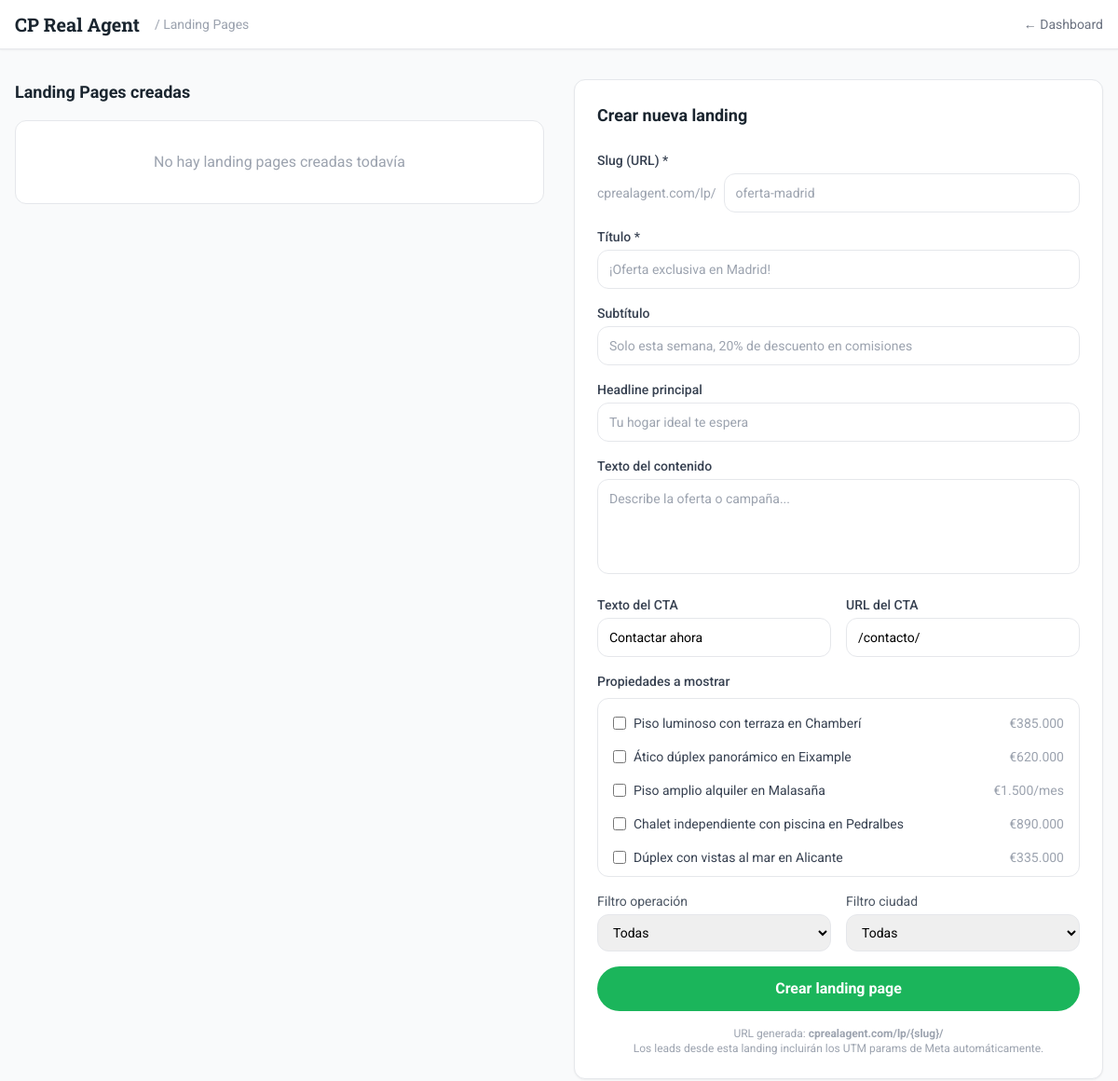
The app's page /admin/landing/crear.php (signed in) with its own data.
### tables this page shows
CREATE TABLE IF NOT EXISTS `propiedades` (
  `id` INT AUTO_INCREMENT PRIMARY KEY,
  `titulo` VARCHAR(200) NOT NULL,
  `slug` VARCHAR(220) UNIQUE NOT NULL,
  `descripcion` TEXT NOT NULL,
  `tipo_operacion` ENUM('alquiler','venta','traspaso','compartir') NOT NULL,
  `tipo_inmueble` ENUM('piso','casa','chalet','atico','duplex','estudio','local','oficina','terreno','garaje') NOT NULL,
  `precio` DECIMAL(12,2) NOT NULL,
  `moneda` CHAR(3) DEFAULT 'EUR',
  `superficie` DECIMAL(8,2) DEFAULT NULL,
  `superficie_util` DECIMAL(8,2) DEFAULT NULL,
  `habitaciones` TINYINT DEFAULT NULL,
  `banos` TINYINT DEFAULT NULL,
  `planta` VARCHAR(50) DEFAULT NULL,
  `ascensor` TINYINT(1) DEFAULT 0,
  `terraza` TINYINT(1) DEFAULT 0,
  `garaje` TINYINT(1) DEFAULT 0,
  `piscina` TINYINT(1) DEFAULT 0,
  `aire_acondicionado` TINYINT(1) DEFAULT 0,
  `amueblado` TINYINT(1) DEFAULT 0,
  `certificacion_energetica` CHAR(1) DEFAULT NULL,
  `ciudad` VARCHAR(100) NOT NULL,
  `zona_barrio` VARCHAR(100) DEFAULT NULL,
  `direccion` VARCHAR(255) DEFAULT NULL,
  `lat` DECIMAL(10,8) DEFAULT NULL,
  `lng` DECIMAL(11,8) DEFAULT NULL,
  `destacada` TINYINT(1) DEFAULT 0,
  `activa` TINYINT(1) DEFAULT 1,
  `visitas` INT DEFAULT 0,
  `created_at` TIMESTAMP DEFAULT CURRENT_TIMESTAMP,
  `updated_at` TIMESTAMP DEFAULT CURRENT_TIMESTAMP ON UPDATE CURRENT_TIMESTAMP,
  INDEX idx_operacion (`tipo_operacion`),
  INDEX idx_ciudad (`ciudad`),
  INDEX idx_tipo (`tipo_inmueble`),
  INDEX idx_precio (`precio`),
  INDEX idx_destacada (`destacada`, `activa`),
  FULLTEXT idx_busqueda (`titulo`, `descripcion`, `ciudad`, `zona_barrio`)
);

### includes/security.php (called while the page is built, shortened)
<?php
function e(string $str): string {
    return htmlspecialchars($str, ENT_QUOTES, 'UTF-8');
}

### includes/functions.php (called while the page is built, shortened)
<?php
function format_price(float $price, string $operacion): string {
    $formatted = number_format($price, 0, ',', '.');
    if ($operacion === 'alquiler') {
        return '€' . $formatted . '/mes';
    }
    return '€' . $formatted;
}

### admin/landing/crear.php (the view, shortened to what this page needs)
<?php
require_once __DIR__ . '/../../includes/security.php';
require_once __DIR__ . '/../../includes/functions.php';
$db = getDB();
$landings = $db->query("SELECT l.*, COUNT(ld.id) as lead_count FROM landing_pages l LEFT JOIN leads ld ON ld.landing_slug = l.slug GROUP BY l.id ORDER BY l.created_at DESC")->fetchAll();
$propiedades = $db->query("SELECT id, titulo, tipo_operacion, precio, ciudad FROM propiedades WHERE activa = 1 ORDER BY destacada DESC, created_at DESC")->fetchAll();
?>
<!DOCTYPE html>
<html lang="es">
<head>
    <script src="https://cdn.tailwindcss.com"></script>
</head>
<body class="font-sans bg-gray-50 min-h-screen">
    <header class="bg-white shadow-sm border-b">
        <div class="max-w-7xl mx-auto px-4 py-3 flex items-center justify-between">
            <div class="flex items-center gap-4">
                <a href="/admin/dashboard" class="text-xl font-slab font-bold text-accent-dark">CP Real Agent</a>
                <span class="text-sm text-gray-400">/ Landing Pages</span>
            </div>
            <a href="/admin/dashboard" class="text-sm text-gray-500 hover:text-primary">← Dashboard</a>
        </div>
    </header>
    <div class="max-w-7xl mx-auto px-4 py-8">
        <div class="grid grid-cols-1 lg:grid-cols-2 gap-8">
            <div>
                <h2 class="text-lg font-bold text-accent-dark mb-4">Landing Pages creadas</h2>
                <?php if (empty($landings)): ?>
                <div class="bg-white rounded-xl p-8 text-center text-gray-400 border">No hay landing pages creadas todavía</div>
                <?php endif; ?>
            </div>
            <div class="bg-white rounded-xl shadow-sm border p-6">
                <h2 class="text-lg font-bold text-accent-dark mb-6">Crear nueva landing</h2>
                <form method="POST" class="space-y-4">
                    <div>
                        <label class="block text-sm font-medium text-gray-700 mb-1">Slug (URL) *</label>
                        <div class="flex items-center gap-2">
                            <span class="text-sm text-gray-400">cprealagent.com/lp/</span>
                            <input type="text" name="slug" required placeholder="oferta-madrid"
                                   class="flex-1 px-3 py-2.5 rounded-xl border border-gray-200 focus:border-primary outline-none text-sm"
                                   pattern="[a-z0-9-]+" title="Solo minúsculas, números y guiones">
                        </div>
                    </div>
                    <div>
                        <label class="block text-sm font-medium text-gray-700 mb-1">Título *</label>
                        <input type="text" name="titulo" required placeholder="¡Oferta exclusiva en Madrid!"
                               class="w-full px-3 py-2.5 rounded-xl border border-gray-200 focus:border-primary outline-none text-sm">
                    </div>
                    <div>
                        <label class="block text-sm font-medium text-gray-700 mb-1">Subtítulo</label>
                        <input type="text" name="subtitulo" placeholder="Solo esta semana, 20% de descuento en comisiones"
                               class="w-full px-3 py-2.5 rounded-xl border border-gray-200 focus:border-primary outline-none text-sm">
                    </div>
                    <div>
                        <label class="block text-sm font-medium text-gray-700 mb-1">Headline principal</label>
                        <input type="text" name="headline" placeholder="Tu hogar ideal te espera"
                               class="w-full px-3 py-2.5 rounded-xl border border-gray-200 focus:border-primary outline-none text-sm">
                    </div>
                    <div>
                        <label class="block text-sm font-medium text-gray-700 mb-1">Texto del contenido</label>
                        <textarea name="contenido" rows="4" placeholder="Describe la oferta o campaña..."
                                  class="w-full px-3 py-2.5 rounded-xl border border-gray-200 focus:border-primary outline-none text-sm resize-none"></textarea>
                    </div>
                    <div class="grid grid-cols-2 gap-4">
                        <div>
                            <label class="block text-sm font-medium text-gray-700 mb-1">Texto del CTA</label>
                            <input type="text" name="cta_text" value="Contactar ahora"
                                   class="w-full px-3 py-2.5 rounded-xl border border-gray-200 focus:border-primary outline-none text-sm">
                        </div>
                        <div>
                            <label class="block text-sm font-medium text-gray-700 mb-1">URL del CTA</label>
                            <input type="text" name="cta_url" value="/contacto/"
                                   class="w-full px-3 py-2.5 rounded-xl border border-gray-200 focus:border-primary outline-none text-sm">
                        </div>
                    </div>
                    <div>
                        <label class="block text-sm font-medium text-gray-700 mb-2">Propiedades a mostrar</label>
                        <div class="max-h-48 overflow-y-auto border rounded-xl p-3 space-y-2">
                            <?php if (empty($propiedades)): ?>
                            <p class="text-gray-400 text-sm">No hay propiedades activas</p>
                            <?php else: foreach ($propiedades as $p): ?>
                            <label class="flex items-center gap-2 text-sm cursor-pointer hover:bg-gray-50 p-1 rounded">
                                <input type="checkbox" name="propiedad_ids[]" value="<?= $p['id'] ?>"
                                       class="w-3.5 h-3.5 text-primary rounded">
                                <span class="text-gray-700"><?= e($p['titulo']) ?></span>
                                <span class="text-gray-400 ml-auto"><?= format_price((float)$p['precio'], $p['tipo_operacion']) ?></span>
                            </label>
                            <?php endforeach; endif; ?>
                        </div>
                    </div>
                    <div class="grid grid-cols-2 gap-4">
                        <div>
                            <label class="block text-sm text-gray-600 mb-1">Filtro operación</label>
                            <select name="filtro_operacion" class="w-full px-3 py-2.5 rounded-xl border border-gray-200 text-sm">
                                <option value="">Todas</option>
                            </select>
                        </div>
                        <div>
                            <label class="block text-sm text-gray-600 mb-1">Filtro ciudad</label>
                            <select name="filtro_ciudad" class="w-full px-3 py-2.5 rounded-xl border border-gray-200 text-sm">
                                <option value="">Todas</option>
                            </select>
                        </div>
                    </div>
                    <button type="submit" class="w-full py-3 bg-primary text-white font-bold rounded-full hover:bg-primary-dark transition-colors">
                        Crear landing page
                    </button>
                    <p class="text-xs text-gray-400 text-center">
                        URL generada: <strong>cprealagent.com/lp/{slug}/</strong><br>
                        Los leads desde esta landing incluirán los UTM params de Meta automáticamente.
                    </p>
                </form>
            </div>
        </div>
    </div>
</body>
</html>

### records on screen
propiedades: titulo "Piso luminoso con terraza en Chamberí", precio+tipo_operacion "€385.000"
propiedades: titulo "Ático dúplex panorámico en Eixample", precio+tipo_operacion "€620.000"
propiedades: titulo "Piso amplio alquiler en Malasaña", precio+tipo_operacion "€1.500/mes"
propiedades: titulo "Chalet independiente con piscina en Pedralbes", precio+tipo_operacion "€890.000"
propiedades: titulo "Dúplex con vistas al mar en Alicante", precio+tipo_operacion "€335.000"
